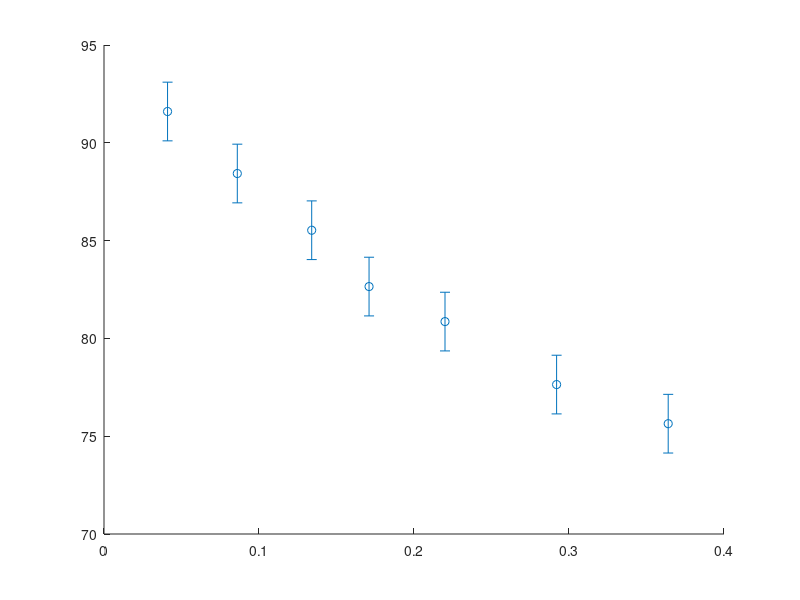

MATLAB code to generate this figure: (Note: this script raises an error after producing the figure.)
posic=[4.1 8.6 13.4 17.1 22 29.2 36.4]/100;
T = [91.60 88.43 85.53 82.65 80.86 77.64 75.64];

error=1.5*ones(1,length(posic));
errorbar(posic,T,error,'o','MarkerSize',5,...
    'MarkerEdgeColor','blue','MarkerFaceColor','blue')
hold on
ft=fit(posic',T','exp2')
plot(ft,posic,T')